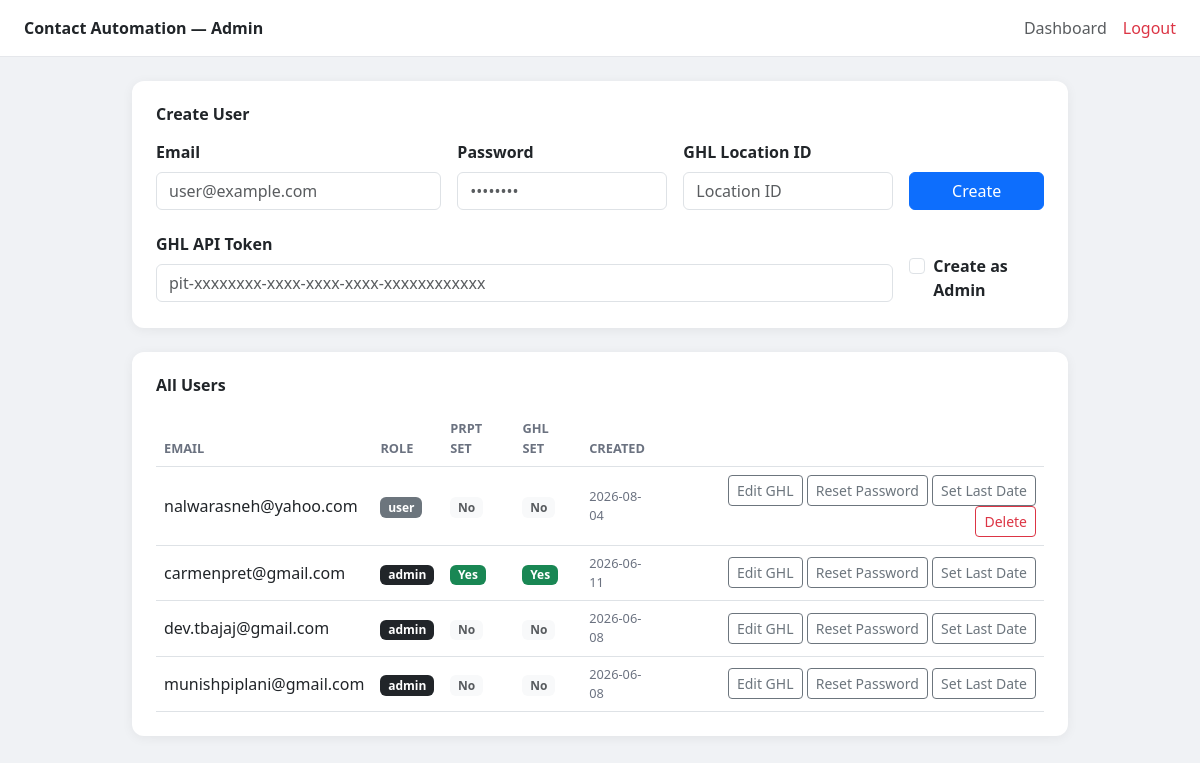
Page /admin (signed in) on the earlier database version.
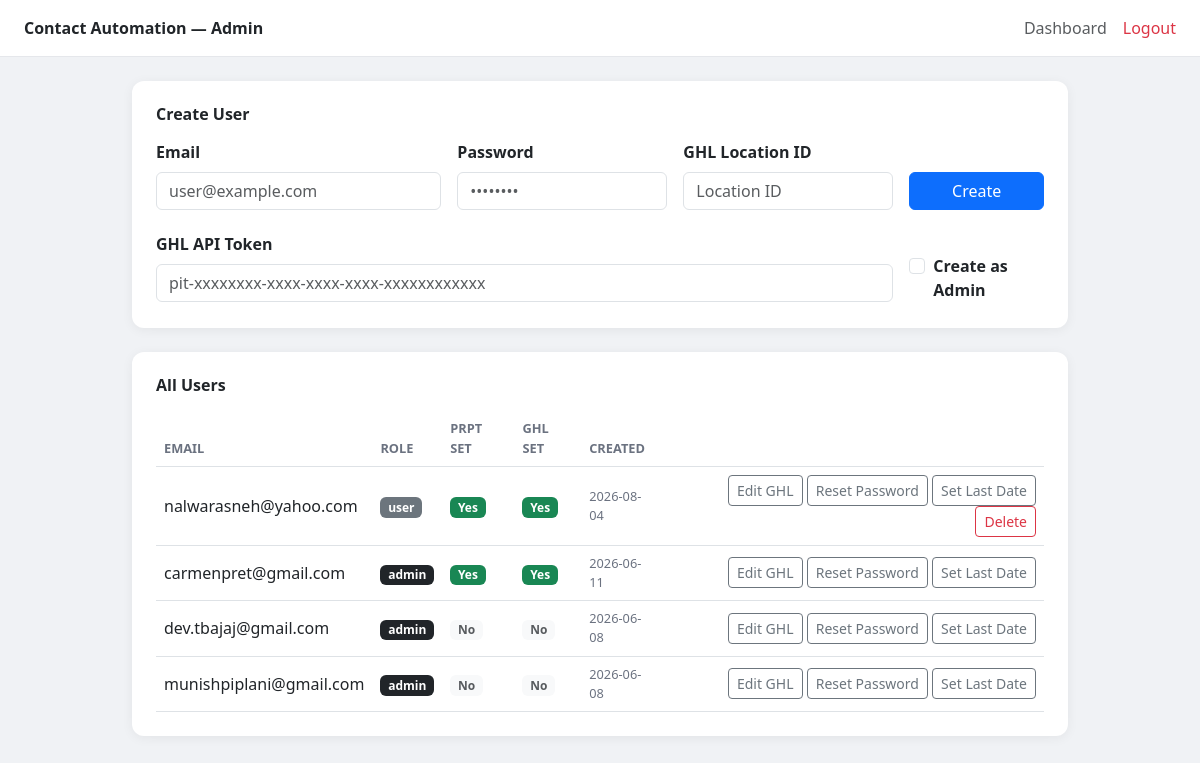
Same page on the later database version.
### tables this page shows
CREATE TABLE users (
            id              INTEGER PRIMARY KEY AUTOINCREMENT,
            email           TEXT UNIQUE NOT NULL,
            password_hash   TEXT NOT NULL,
            role            TEXT DEFAULT 'user',
            prpt_username   TEXT DEFAULT '',
            prpt_password   TEXT DEFAULT '',
            prpt_rep_id     TEXT DEFAULT '',
            ghl_api_token   TEXT DEFAULT '',
            ghl_location_id TEXT DEFAULT '',
            created_at      TIMESTAMP DEFAULT CURRENT_TIMESTAMP
        );

### main_server.py (the view)
@app.get("/admin", response_class=HTMLResponse)
def admin_page(request: Request):
    user = require_admin(request)
    if isinstance(user, RedirectResponse):
        return user
    users = get_all_users()
    return templates.TemplateResponse("admin.html", {
        "request": request,
        "users": [dict(u) for u in users],
        "success": None,
        "error": None,
    })

### templates/admin.html (shortened to what this page needs)
<!DOCTYPE html>
<html lang="en">
<head>
  <link href="https://cdn.jsdelivr.net/npm/bootstrap@5.3.0/dist/css/bootstrap.min.css" rel="stylesheet"/>
</head>
<body>
  <nav class="navbar px-4 py-3 mb-4">
    <span class="fw-bold">Contact Automation — Admin</span>
    <div class="ms-auto d-flex gap-3 align-items-center">
      <a href="/dashboard" class="text-decoration-none text-muted">Dashboard</a>
      <a href="/logout" class="text-decoration-none text-danger">Logout</a>
    </div>
  </nav>
  <div class="container" style="max-width: 960px;">
    <div class="card p-4 mb-4">
      <div class="d-flex justify-content-between align-items-center mb-3">
        <h6 class="fw-semibold mb-0">Create User</h6>
      </div>
      <form method="POST" action="/admin/create-user">
        <div class="row g-3">
          <div class="col-md-4">
            <label class="form-label fw-semibold">Email</label>
            <input type="email" name="email" class="form-control" placeholder="user@example.com" required/>
          </div>
          <div class="col-md-3">
            <label class="form-label fw-semibold">Password</label>
            <input type="password" name="password" class="form-control" placeholder="••••••••" required/>
          </div>
          <div class="col-md-3">
            <label class="form-label fw-semibold">GHL Location ID</label>
            <input type="text" name="ghl_location_id" class="form-control" placeholder="Location ID"/>
          </div>
          <div class="col-md-2 d-flex align-items-end">
            <button type="submit" class="btn btn-primary w-100">Create</button>
          </div>
        </div>
        <div class="row g-3 mt-1 align-items-center">
          <div class="col-md-10">
            <label class="form-label fw-semibold">GHL API Token</label>
            <input type="text" name="ghl_api_token" class="form-control" placeholder="pit-xxxxxxxx-xxxx-xxxx-xxxx-xxxxxxxxxxxx"/>
          </div>
          <div class="col-md-2">
            <div class="form-check mt-4">
              <input type="checkbox" name="is_admin" value="on" class="form-check-input" id="isAdminCheck"/>
              <label class="form-check-label fw-semibold" for="isAdminCheck">Create as Admin</label>
            </div>
          </div>
        </div>
      </form>
    </div>
    <div class="card p-4">
      <h6 class="fw-semibold mb-3">All Users</h6>
      <div class="table-responsive">
        <table class="table table-hover align-middle mb-0">
          <thead>
            <tr>
              <th>Email</th>
              <th>Role</th>
              <th>PRPT Set</th>
              <th>GHL Set</th>
              <th>Created</th>
              <th></th>
            </tr>
          </thead>
          <tbody>
            {% for u in users %}
            <tr>
              <td>{{ u.email }}</td>
              <td>
                <span class="badge {% if u.role == 'admin' %}bg-dark{% else %}bg-secondary{% endif %}">
                  {{ u.role }}
                </span>
              </td>
              <td>
                {% if u.prpt_username %}
                  <span class="badge bg-success">Yes</span>
                {% else %}
                  <span class="badge bg-light text-muted">No</span>
                {% endif %}
              </td>
              <td>
                {% if u.ghl_api_token %}
                  <span class="badge bg-success">Yes</span>
                {% else %}
                  <span class="badge bg-light text-muted">No</span>
                {% endif %}
              </td>
              <td style="font-size:0.8rem; color:#6b7280;">{{ u.created_at[:10] }}</td>
              <td class="text-end">
                <button class="btn btn-sm btn-outline-secondary"
                        onclick="openGhlModal({{ u.id }}, '{{ u.ghl_api_token }}', '{{ u.ghl_location_id }}')">
                  Edit GHL
                </button>
                <button class="btn btn-sm btn-outline-secondary"
                        onclick="openResetPwModal({{ u.id }}, '{{ u.email }}')">
                  Reset Password
                </button>
                <button class="btn btn-sm btn-outline-secondary"
                        onclick="openLastDateModal({{ u.id }}, '{{ u.email }}')">
                  Set Last Date
                </button>
                {% if u.role != 'admin' %}
                <form method="POST" action="/admin/delete-user/{{ u.id }}" class="d-inline"
                      onsubmit="return confirm('Delete {{ u.email }}?')">
                  <button type="submit" class="btn btn-sm btn-outline-danger">Delete</button>
                </form>
                {% endif %}
              </td>
            </tr>
            {% endfor %}
          </tbody>
        </table>
      </div>
    </div>
  </div>
</body>
</html>

### templates/admin.html (style rules this page uses)
body { background: #f0f2f5; }
.navbar { background: #fff; border-bottom: 1px solid #e5e7eb; }
.card { border: none; border-radius: 12px; box-shadow: 0 2px 12px rgba(0,0,0,0.06); }
.table th { font-size: 0.8rem; text-transform: uppercase; color: #6b7280; }

Differences in the rows shown:
changed users "nalwarasneh@yahoo.com": prpt_username "No" → "Yes"; ghl_api_token "No" → "Yes"
